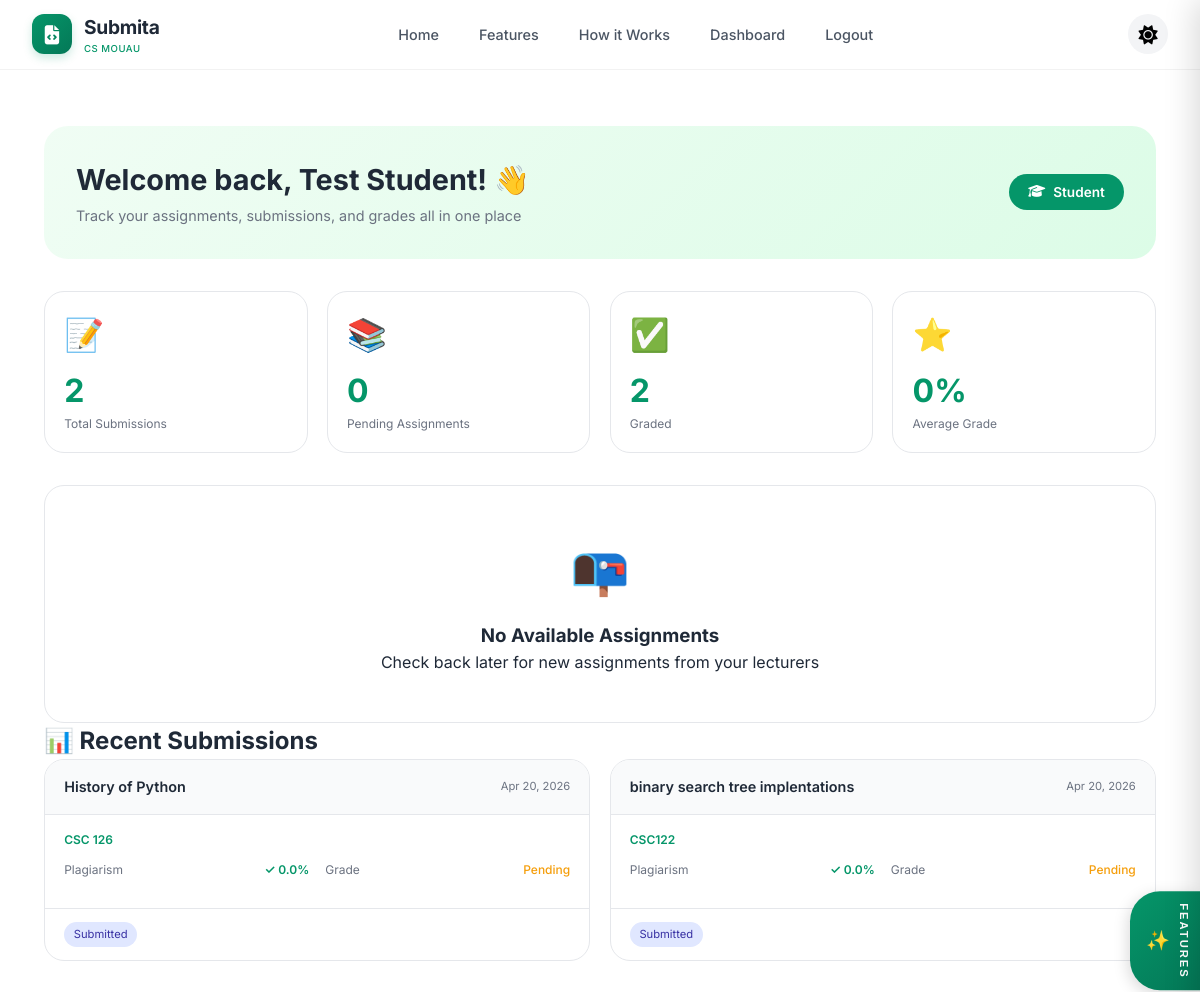
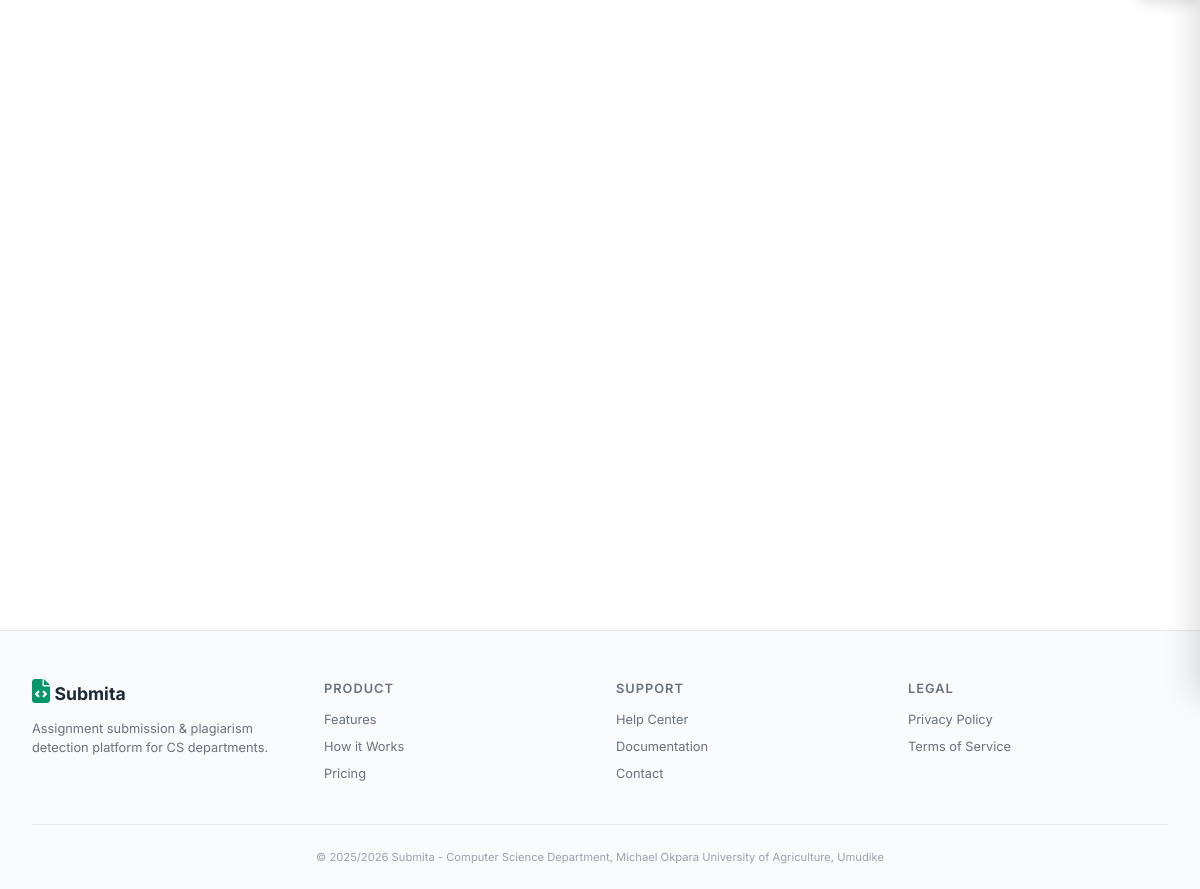
The page /student-dashboard (signed in) on the database its author committed (2 pictures, top to bottom).
### models.py (models this page shows, shortened)
class User(UserMixin, db.Model):
    __tablename__ = 'user'
    id = db.Column(db.Integer, primary_key=True)
    email = db.Column(db.String(120), unique=True, nullable=False)
    matric = db.Column(db.String(50), unique=True, nullable=False)
    name = db.Column(db.String(100), nullable=False)
    password = db.Column(db.String(200), nullable=False)
    code = db.Column(db.String(6))
    verified = db.Column(db.Boolean, default=False)
    role = db.Column(db.String(20), default=UserRole.STUDENT)
    department = db.Column(db.String(100), default='Computer Science')
    created_at = db.Column(db.DateTime, default=datetime.now)
    last_login = db.Column(db.DateTime)
    def is_student(self):
        return self.role == UserRole.STUDENT

class AssignmentSubmission(db.Model):
    __tablename__ = 'assignment_submission'
    id = db.Column(db.Integer, primary_key=True)
    title = db.Column(db.String(200), nullable=False)
    course_title = db.Column(db.String(200), nullable=False, default='')
    course_code = db.Column(db.String(20), nullable=False)
    description = db.Column(db.Text)
    questions = db.Column(db.Text, nullable=False, default='')
    instructions = db.Column(db.Text)
    attachment_path = db.Column(db.String(500))
    attachment_filename = db.Column(db.String(200))
    attachment_type = db.Column(db.String(50))
    test_cases = db.Column(db.JSON, default=list)
    deadline = db.Column(db.DateTime, nullable=False)
    created_by = db.Column(db.Integer, db.ForeignKey('user.id'), nullable=False)
    created_at = db.Column(db.DateTime, default=datetime.now)
    creator = db.relationship('User', backref='created_assignments', foreign_keys=[created_by])

class Submission(db.Model):
    __tablename__ = 'submission'
    id = db.Column(db.Integer, primary_key=True)
    assignment_id = db.Column(db.Integer, db.ForeignKey('assignment_submission.id'), nullable=False)
    student_id = db.Column(db.Integer, db.ForeignKey('user.id'), nullable=False)
    content = db.Column(db.Text)
    file_path = db.Column(db.String(500))
    original_filename = db.Column(db.String(200))
    file_type = db.Column(db.String(50))
    github_url = db.Column(db.String(500))
    submitted_at = db.Column(db.DateTime, default=datetime.now)
    plagiarism_score = db.Column(db.Float, default=0.0)
    grade = db.Column(db.Float)
    feedback = db.Column(db.Text)
    auto_graded = db.Column(db.Boolean, default=False)
    grade_breakdown = db.Column(db.Text)
    is_draft = db.Column(db.Boolean, default=False)
    draft_saved_at = db.Column(db.DateTime)
    resubmission_count = db.Column(db.Integer, default=0)
    last_resubmitted_at = db.Column(db.DateTime)
    student = db.relationship('User', backref='submissions', foreign_keys=[student_id])
    assignment = db.relationship('AssignmentSubmission', backref='submissions', foreign_keys=[assignment_id])

### app.py (the view)
@app.route("/student-dashboard")
@login_required
def student_dashboard():
    if not current_user.is_student():
        flash("Access denied.", "danger")
        return redirect(url_for("dashboard"))
    now = get_current_time()
    submissions = (
        Submission.query.filter_by(student_id=current_user.id, is_draft=False)
        .order_by(Submission.submitted_at.desc())
        .all()
    )
    drafts = (
        Submission.query.filter_by(student_id=current_user.id, is_draft=True)
        .order_by(Submission.draft_saved_at.desc())
        .all()
    )
    submitted_ids = [s.assignment_id for s in submissions]
    if submitted_ids:
        available_assignments = (
            AssignmentSubmission.query.filter(
                AssignmentSubmission.deadline > now,
                ~AssignmentSubmission.id.in_(submitted_ids),
            )
            .order_by(AssignmentSubmission.deadline.asc())
            .all()
        )
    else:
        available_assignments = (
            AssignmentSubmission.query.filter(AssignmentSubmission.deadline > now)
            .order_by(AssignmentSubmission.deadline.asc())
            .all()
        )
    past_assignments = (
        AssignmentSubmission.query.filter(AssignmentSubmission.deadline <= now)
        .order_by(AssignmentSubmission.deadline.desc())
        .all()
    )
    graded_submissions = [s for s in submissions if s.grade is not None]
    avg_grade = (
        sum(s.grade for s in graded_submissions) / len(graded_submissions)
        if graded_submissions
        else 0
    )
    return render_template(
        "student_dashboard.html",
        user=current_user,
        submissions=submissions,
        drafts=drafts,
        available_assignments=available_assignments,
        past_assignments=past_assignments,
        now=now,
        avg_grade=round(avg_grade, 1),
    )

### app.py (called while the page is built)
def get_current_time():
    return datetime.now()

@login_manager.user_loader
def load_user(user_id):
    return User.query.get(int(user_id))

### templates/student_dashboard.html (shortened to what this page needs)
{% extends "base.html" %}
{% block content %}
<button class="features-panel-btn" id="featuresPanelBtn">
    <span class="btn-icon">✨</span>
    <span class="btn-text">FEATURES</span>
</button>
<div class="dashboard-container">
    <div class="welcome-section">
        <div class="welcome-text">
            <h1>Welcome back, {{ user.name }}! 👋</h1>
            <p>Track your assignments, submissions, and grades all in one place</p>
        </div>
        <div class="student-badge-large">
            <i class="fas fa-graduation-cap"></i> Student
        </div>
    </div>
    <div class="stats-overview">
        <div class="stat-card">
            <div class="stat-icon">📝</div>
            <div class="stat-value">{{ submissions|length }}</div>
            <div class="stat-label">Total Submissions</div>
        </div>
        <div class="stat-card">
            <div class="stat-icon">📚</div>
            <div class="stat-value">{{ available_assignments|length }}</div>
            <div class="stat-label">Pending Assignments</div>
        </div>
        <div class="stat-card">
            <div class="stat-icon">✅</div>
            <div class="stat-value">{{ submissions|selectattr('grade', 'defined')|list|length }}</div>
            <div class="stat-label">Graded</div>
        </div>
        <div class="stat-card">
            <div class="stat-icon">⭐</div>
            <div class="stat-value">{{ avg_grade }}%</div>
            <div class="stat-label">Average Grade</div>
        </div>
    </div>
    {% if available_assignments %}
    <div class="section-header">
        <h2 class="section-title">📋 Available Assignments</h2>
    </div>
    <div class="assignments-grid">
        {% for assignment in available_assignments %}
        <div class="assignment-card" data-url="{{ url_for('view_assignment', assignment_id=assignment.id) }}">
            <div class="assignment-header">
                <h3>{{ assignment.title }}</h3>
                <span class="deadline-badge">📅 {{ assignment.deadline.strftime('%b %d, %Y') }}</span>
            </div>
            <div class="assignment-body">
                <div class="course-code">{{ assignment.course_code }}</div>
                <div class="assignment-description">
                    {{ assignment.questions|striptags|truncate(100) if assignment.questions else 'Click to view assignment details' }}
                </div>
            </div>
            <div class="assignment-footer">
                <span class="status-badge status-open">Open</span>
                <button class="btn-submit-small" onclick="event.stopPropagation(); window.location.href='{{ url_for('submit_assignment', assignment_id=assignment.id) }}'">Submit →</button>
            </div>
        </div>
        {% endfor %}
    </div>
    {% else %}
    <div class="empty-state">
        <div class="empty-icon">📭</div>
        <h3>No Available Assignments</h3>
        <p>Check back later for new assignments from your lecturers</p>
    </div>
    {% endif %}
    {% if submissions %}
    <div class="section-header">
        <h2 class="section-title">📊 Recent Submissions</h2>
    </div>
    <div class="submissions-grid">
        {% for submission in submissions[:6] %}
        {% set assignment = submission.assignment %}
        <div class="submission-card" data-url="{{ url_for('view_assignment', assignment_id=assignment.id) }}">
            <div class="submission-header">
                <h4>{{ assignment.title }}</h4>
                <span class="submission-date">{{ submission.submitted_at.strftime('%b %d, %Y') }}</span>
            </div>
            <div class="submission-body">
                <div class="course-code">{{ assignment.course_code }}</div>
                <div class="submission-meta">
                    <div class="meta-item">
                        <span>Plagiarism</span>
                        {% if submission.plagiarism_score > 30 %}
                        <span class="plagiarism-high">⚠️ {{ "%.1f"|format(submission.plagiarism_score) }}%</span>
                        {% else %}
                        <span class="plagiarism-low">✓ {{ "%.1f"|format(submission.plagiarism_score) }}%</span>
                        {% endif %}
                    </div>
                    <div class="meta-item">
                        <span>Grade</span>
                        {% if submission.grade %}
                        <span class="grade-value">{{ "%.1f"|format(submission.grade) }}%</span>
                        {% else %}
                        <span class="grade-pending">Pending</span>
                        {% endif %}
                    </div>
                </div>
            </div>
            <div class="submission-footer">
                {% if submission.grade %}
                <span class="status-graded">✓ Graded</span>
                {% else %}
                <span class="status-submitted">Submitted</span>
                {% endif %}
            </div>
        </div>
        {% endfor %}
    </div>
    {% endif %}
</div>
{% endblock %}

### templates/base.html (shortened to what this page needs)
<!DOCTYPE html>
<html lang="en">
<head>
  <link rel="stylesheet" href="https://cdnjs.cloudflare.com/ajax/libs/font-awesome/6.4.0/css/all.min.css">
  <link rel="stylesheet" href="{{ url_for('static', filename='css/style.css') }}">
</head>
<body class="{% if request.endpoint == 'home' %}home-page{% endif %}">
  <header class="professional-header">
    <div class="header-container">
      <div class="header-left">
        <a href="{{ url_for('home') }}" class="header-logo">
          <div class="logo-icon">
            <i class="fas fa-file-code"></i>
          </div>
          <div class="logo-text">
            <span class="logo-name">Submita</span>
            <span class="logo-badge">CS MOUAU</span>
          </div>
        </a>
      </div>
      <div class="header-center">
        <nav class="header-nav">
          <a href="{{ url_for('home') }}" class="nav-item {% if request.endpoint == 'home' %}active{% endif %}">Home</a>
          <a href="#features" class="nav-item"
            onclick="document.getElementById('features')?.scrollIntoView({behavior:'smooth'}); return false;">Features</a>
          <a href="#how-it-works" class="nav-item"
            onclick="document.getElementById('how-it-works')?.scrollIntoView({behavior:'smooth'}); return false;">How it
            Works</a>
          {% if current_user.is_authenticated %}
          <a href="{{ url_for('dashboard') }}" class="nav-item">Dashboard</a>
          <a href="{{ url_for('logout') }}" class="nav-item">Logout</a>
          {% endif %}
        </nav>
      </div>
      <div class="header-right">
        <button id="darkModeToggle" class="theme-toggle" aria-label="Toggle dark mode">
          <i class="fas fa-sun theme-icon-light"></i>
        </button>
      </div>
    </div>
  </header>
  <main class="main-content">
    <div class="container">
      {% block content %}{% endblock %}
    </div>
  </main>
  <footer class="professional-footer">
    <div class="footer-container">
      <div class="footer-grid">
        <div class="footer-brand">
          <i class="fas fa-file-code"></i>
          <span>Submita</span>
          <p>Assignment submission & plagiarism detection platform for CS departments.</p>
        </div>
        <div class="footer-links">
          <h4>Product</h4>
          <a href="#features">Features</a>
          <a href="#how-it-works">How it Works</a>
          <a href="#">Pricing</a>
        </div>
        <div class="footer-links">
          <h4>Support</h4>
          <a href="#">Help Center</a>
          <a href="#">Documentation</a>
          <a href="#">Contact</a>
        </div>
        <div class="footer-links">
          <h4>Legal</h4>
          <a href="#">Privacy Policy</a>
          <a href="#">Terms of Service</a>
        </div>
      </div>
      <div class="footer-bottom">
        <p>&copy; 2025/2026 Submita - Computer Science Department, Michael Okpara University of Agriculture, Umudike</p>
      </div>
    </div>
  </footer>
</body>
</html>

### static/css/style.css (style rules this page uses)
:root { --primary: #059669; --primary-dark: #047857; --primary-light: #10b981; --secondary: #6b7280; --dark: #1f2937; --light: #f9fafb; --gray: #6b7280; --gray-light: #e5e7eb; --danger: #ef4444; --warning: #f59e0b; --success: #10b981; --info: #3b82f6; --white: #ffffff; --black: #111827; }
* { margin: 0; padding: 0; box-sizing: border-box; }
body { font-family: 'Inter', sans-serif; color: var(--dark); line-height: 1.5; background: var(--white); transition: background-color 0.3s ease, color 0.3s ease; }
.professional-header { position: sticky; top: 0; z-index: 1000; background: rgba(255, 255, 255, 0.95); backdrop-filter: blur(10px); border-bottom: 1px solid rgba(0, 0, 0, 0.05); transition: all 0.3s ease; }
.header-container { max-width: 1400px; margin: 0 auto; padding: 0.8rem 2rem; display: flex; align-items: center; justify-content: space-between; gap: 1.5rem; }
.header-left { flex-shrink: 0; }
.header-logo { display: flex; align-items: center; gap: 0.75rem; text-decoration: none; transition: transform 0.2s ease; }
.logo-icon { width: 40px; height: 40px; background: linear-gradient(135deg, #059669, #047857); border-radius: 12px; display: flex; align-items: center; justify-content: center; box-shadow: 0 4px 10px rgba(5, 150, 105, 0.2); }
.logo-icon i { font-size: 1.2rem; color: white; }
.logo-text { display: flex; flex-direction: column; }
.logo-name { font-size: 1.2rem; font-weight: 700; color: #1f2937; letter-spacing: -0.3px; transition: color 0.3s ease; }
.logo-badge { font-size: 0.6rem; color: #059669; font-weight: 500; letter-spacing: 0.5px; }
.header-center { flex: 1; display: flex; justify-content: center; }
.header-nav { display: flex; gap: 0.5rem; align-items: center; }
.nav-item { padding: 0.5rem 1rem; text-decoration: none; font-size: 0.9rem; font-weight: 500; color: #4b5563; border-radius: 8px; transition: all 0.2s ease; white-space: nowrap; }
.header-right { flex-shrink: 0; display: flex; align-items: center; gap: 1rem; }
.theme-toggle { width: 40px; height: 40px; border-radius: 50%; background: #f3f4f6; border: none; cursor: pointer; display: flex; align-items: center; justify-content: center; transition: all 0.3s ease; flex-shrink: 0; }
.theme-icon-light, .theme-icon-dark { font-size: 1.2rem; transition: all 0.3s ease; }
.professional-footer { background: #f9fafb; border-top: 1px solid #e5e7eb; padding: 3rem 0 1.5rem; margin-top: 4rem; transition: all 0.3s ease; }
.footer-container { max-width: 1400px; margin: 0 auto; padding: 0 2rem; }
.footer-grid { display: grid; grid-template-columns: repeat(auto-fit, minmax(200px, 1fr)); gap: 2rem; margin-bottom: 2rem; }
.footer-brand i { font-size: 1.5rem; color: #059669; margin-bottom: 0.5rem; }
.footer-brand span { font-size: 1.1rem; font-weight: 700; color: #1f2937; transition: color 0.3s ease; }
.footer-brand p { font-size: 0.8rem; color: #6b7280; margin-top: 0.5rem; max-width: 250px; }
.footer-links h4 { font-size: 0.8rem; font-weight: 600; color: #6b7280; text-transform: uppercase; letter-spacing: 1px; margin-bottom: 0.75rem; }
.footer-links a { display: block; font-size: 0.8rem; color: #6b7280; text-decoration: none; margin-bottom: 0.5rem; transition: color 0.2s; }
.footer-bottom { text-align: center; padding-top: 1.5rem; border-top: 1px solid #e5e7eb; font-size: 0.7rem; color: #9ca3af; }
.main-content { min-height: calc(100vh - 200px); padding: 2rem 0; }
.container { max-width: 1200px; margin: 0 auto; padding: 0 20px; }

### rows shown on the page
User: name "Test Student"
Submission: submitted_at "Apr 20, 2026", plagiarism_score "0.0", shows "Pending", shows "Submitted"
AssignmentSubmission: title "History of Python", course_code "CSC 126"
Submission: submitted_at "Apr 20, 2026", plagiarism_score "0.0", shows "Pending", shows "Submitted"
AssignmentSubmission: title "binary search tree implentations", course_code "CSC122"

### other values the page prints
{{ submissions|length }} "2"
{{ available_assignments|length }} "0"
{{ submissions|selectattr('grade', 'defined')|list|length }} "2"
{{ avg_grade }} "0"
